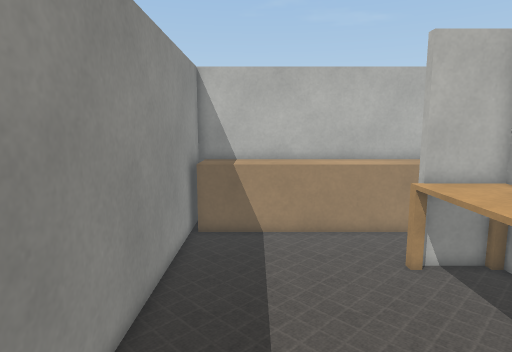
view 1 (above)

19 first-person views from a walk through a Webots world. The camera is 1.2 m above the floor, tilts 8° down and sees 75° across. The floor is counted in squares, 0.25 m on a side. Each view is taken from the middle of a square. On the plan, view 1 faces up. The plan holds only what a view shows up to about 20 squares ahead; the rest is blank. The place goes on beyond the plan. Robots are left out. Webots' stock objects and surfaces are drawn as simple stand-ins.

view 2
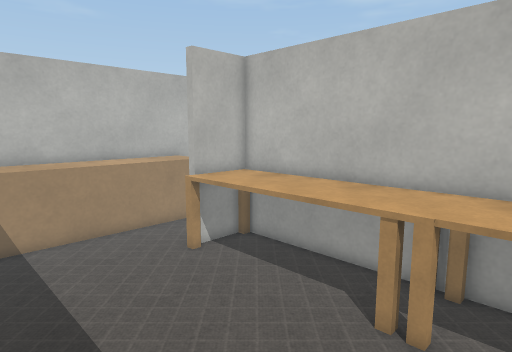

view 3
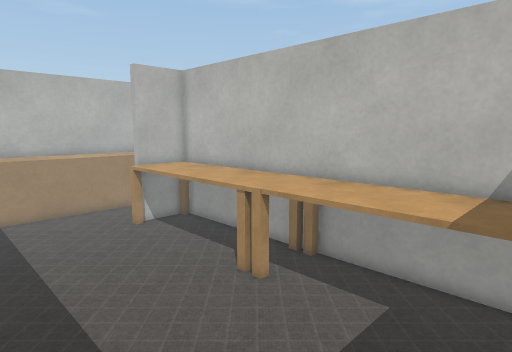

view 4
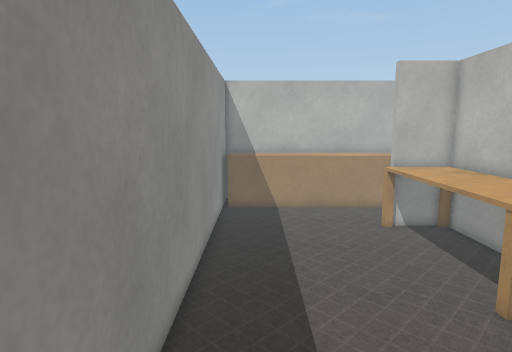

view 5
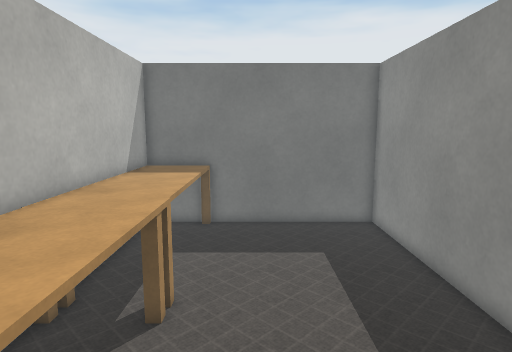

view 6
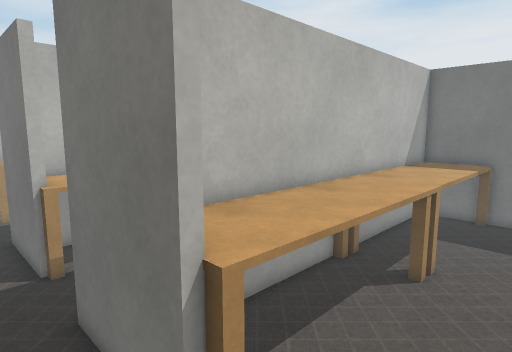

view 7
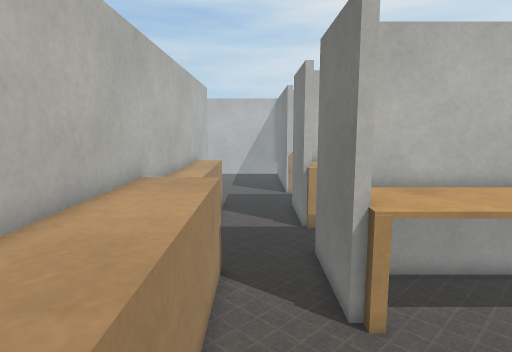

view 8
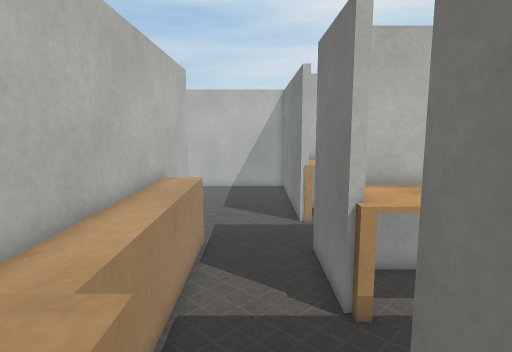

view 9
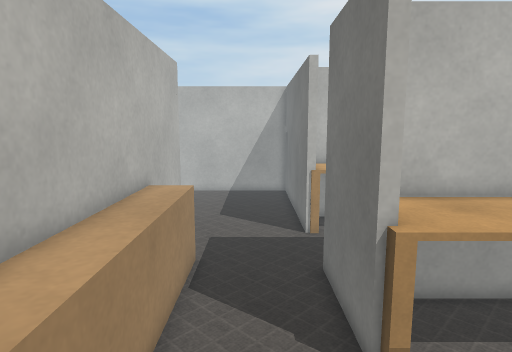

view 10
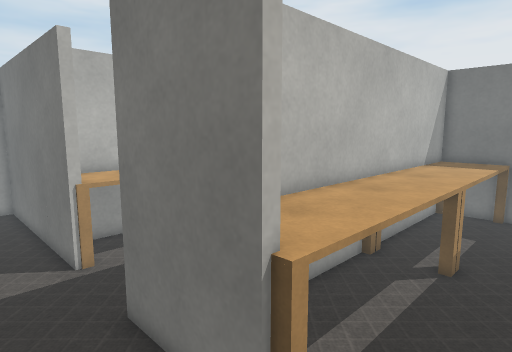

view 11
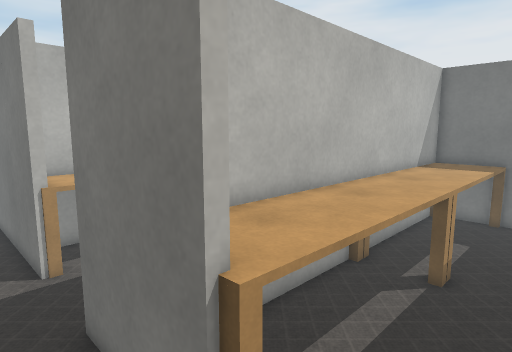

view 12
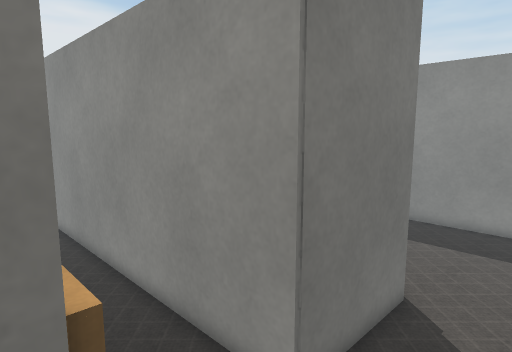

view 13
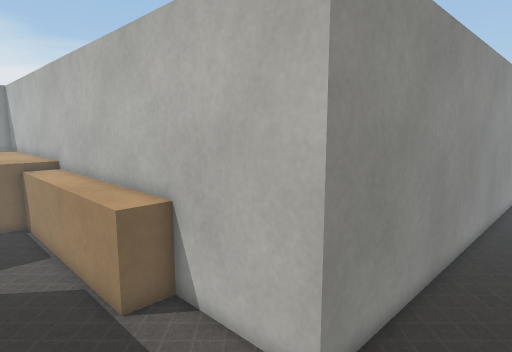

view 14
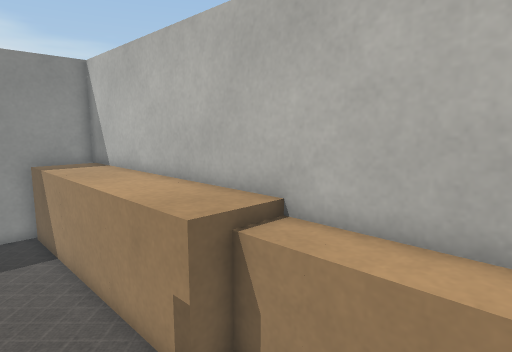

view 15
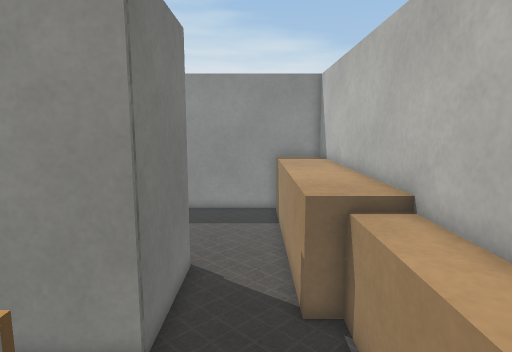

view 16
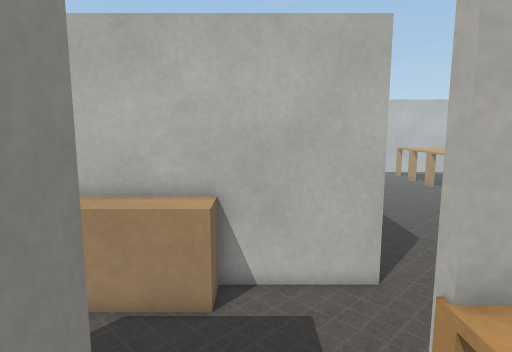

view 17
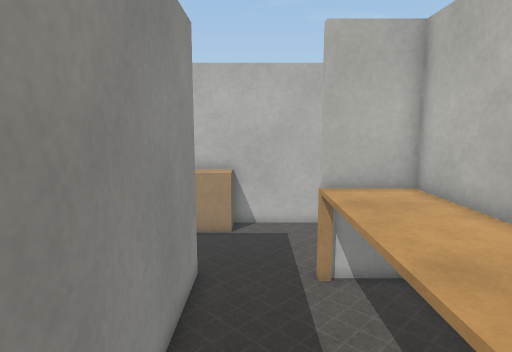

view 18
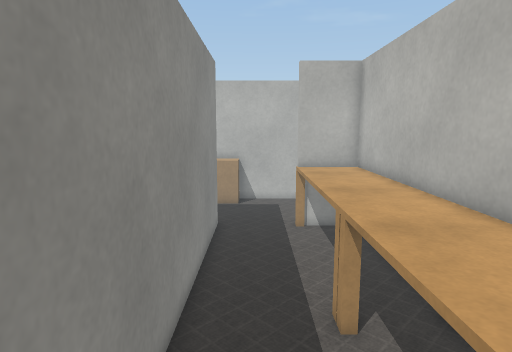

view 19
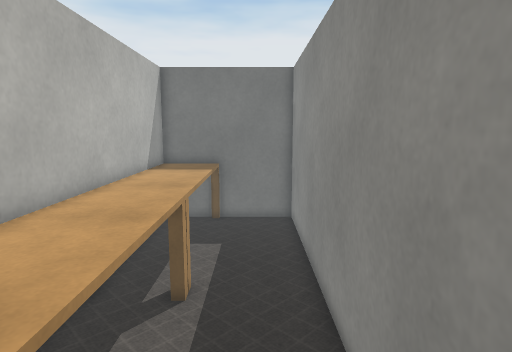

### Floor plan
Ten units are one square. View 1 is at (0, 0); x grows to the right and y downward. Boxes are objects, and circles mark ways between rooms. Rooms are numbered by the first view taken in them; rooms with no view inside come last. Other rooms are left out.
<svg viewBox="-36 -360 326 430">
<path fill="none" stroke="#000" d="M-31 -106 -31 60 86 60 86 -114M144 -117 190 -117 190 -105M230 -117 285 -117M58 -117 107 -117 107 -105M248 -355 248 -178 -31 -178 -31 -106M198 -179 198 -162 95 -162M54 -152 14 -152M190 -105 190 60 235 60M254 60 260 60 260 54M107 -105 107 30M133 60 145 60M170 60 170 -109"/>
<rect x="45" y="-35" width="40" height="90" fill="#bbb"><title>table</title></rect>
<rect x="45" y="-115" width="40" height="80" fill="#bbb"><title>table</title></rect>
<rect x="-25" y="-175" width="40" height="30" fill="#bbb"><title>cardboard box</title></rect>
<rect x="55" y="-175" width="40" height="30" fill="#bbb"><title>cardboard box</title></rect>
<rect x="225" y="-25" width="40" height="90" fill="#bbb"><title>table</title></rect>
<rect x="225" y="-115" width="40" height="90" fill="#bbb"><title>table</title></rect>
<rect x="135" y="-25" width="30" height="90" fill="#bbb"><title>table</title></rect>
<rect x="135" y="-115" width="30" height="90" fill="#bbb"><title>table</title></rect>
<circle cx="15" cy="-115" r="3" fill="#2a7"/>
<circle cx="210" cy="-115" r="3" fill="#2a7"/>
<circle cx="125" cy="-110" r="3" fill="#2a7"/>
<text x="30" y="-30">1</text>
<text x="160" y="-150">2</text>
<text x="220" y="-30">3</text>
<text x="140" y="-30">4</text>
</svg>
Room 1 opens to room 2. Room 2 opens to room 3. Room 2 opens to room 4.

Where each view was taken, in squares from view 1:
view 1: 0 up, 0 right, facing up
view 2: 0 up, 2 left, facing up-right
view 3: 5 down, 2 left, facing up-right
view 4: 5 down, 1 left, facing up
view 5: 11 up, 3 right, facing down
view 6: 14 up, 2 right, facing down-right
view 7: 14 up, 2 left, facing right
view 8: 14 up, 6 right, facing right
view 9: 14 up, 8 right, facing right
view 10: 15 up, 11 right, facing down-right
view 11: 14 up, 11 right, facing down-right
view 12: 15 up, 15 right, facing down-left
view 13: 13 up, 28 right, facing up-left
view 14: 12 up, 14 right, facing up-left
view 15: 14 up, 17 right, facing left
view 16: 8 up, 21 right, facing up
view 17: 1 up, 21 right, facing up
view 18: 5 down, 21 right, facing up
view 19: 12 up, 21 right, facing down
